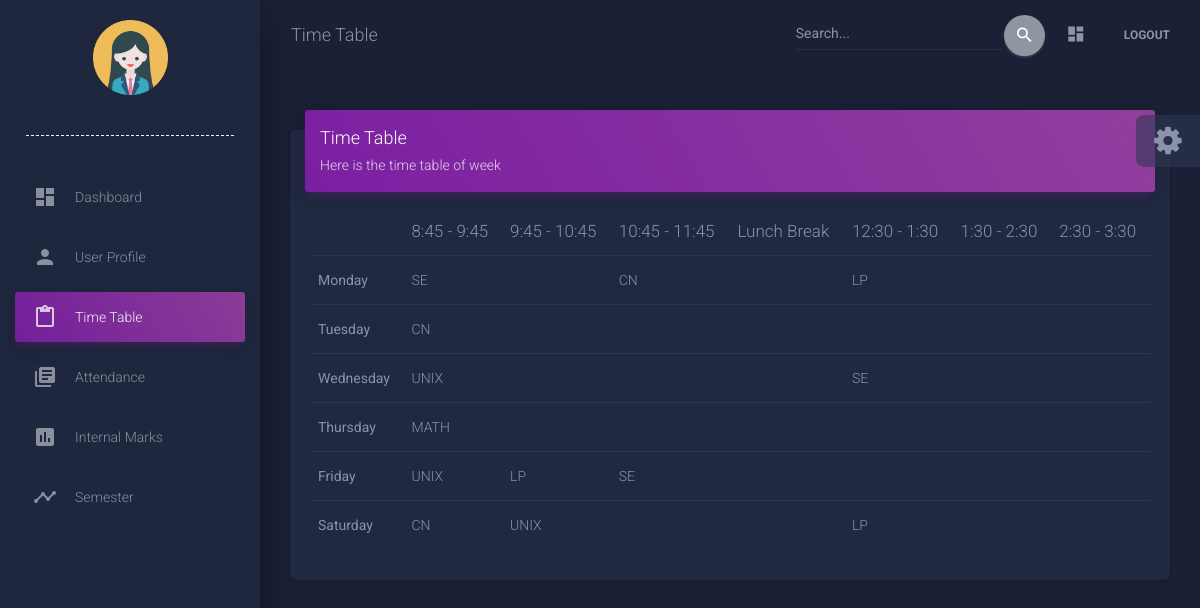
The page /info/student/CS5A/timetable/ (signed in) on the database its author committed.
### info/models.py (models this page shows, shortened)
class Course(models.Model):
    dept = models.ForeignKey(Dept, on_delete=models.CASCADE)
    id = models.CharField(primary_key='True', max_length=50)
    name = models.CharField(max_length=50)
    shortname = models.CharField(max_length=50, default='X')

### info/views.py (the view)
# urls.py: path('student/<slug:class_id>/timetable/', views.timetable, name='timetable'),
@login_required()
def timetable(request, class_id):
    asst = AssignTime.objects.filter(assign__class_id=class_id)
    matrix = [['' for i in range(8)] for j in range(6)]
    for i, d in enumerate(DAYS_OF_WEEK):
        t = 0
        for j in range(6):
            if j == 0:
                matrix[i][0] = d[0]
                continue
            if j == 4 : #or j == 8:
                continue
            try:
                a = asst.get(period=time_slots[t][0], day=d[0])
                matrix[i][j] = a.assign.course.shortname
            except AssignTime.DoesNotExist:
                pass
            t += 1
    context = {'matrix': matrix,
               'nbar': 'timetable',
               }
    return render(request, 'info/timetable.html', context)

### info/templates/info/timetable.html
{% extends 'info/basestudent.html' %}
{% block name %}Time Table {% endblock %}
{% block content %}
<div class="content">
        <div class="container-fluid">
          <div class="row">
            <div class="col-md-12">
              <div class="card">
                <div class="card-header card-header-primary">
                  <h4 class="card-title ">Time Table</h4>
                  <p class="card-category"> Here is the time table of week</p>
                </div>
                <div class="card-body">
                  <div class="table-responsive">
                      <table class="table">
                      <thead class="cf">
                            <tr>
                                <th>      </th>
                                <th>8:45 - 9:45</th>
                                <th>9:45 - 10:45</th>
                                <th>10:45 - 11:45</th>
                                <th>Lunch Break</th>
                                <th>12:30 - 1:30</th>
                                <th>1:30 - 2:30</th>
                                <th>2:30 - 3:30</th>
                            </tr>
                        </thead>
                        <tbody>
                            {% for i in matrix %}
                            <tr>
                                {% for j in i %}
                                    {% if forloop.counter == 1 %}
                                    <td><b>{{ j }}</b></td>
                                    {% else %}
                                    <td>{{ j }}</td>
                                    {% endif %}
                                {% endfor %}
                            </tr>
                            {% endfor %}
                        </tbody>
                    </table>
                </div>
            </div>
        </div>
    </div>
    {% endblock %}

### info/templates/info/basestudent.html (shortened to what this page needs)
{% load static %}
<!DOCTYPE html>
<html lang="en">
<head>
  <link rel="stylesheet" href="https://maxcdn.bootstrapcdn.com/font-awesome/latest/css/font-awesome.min.css">
  <link href="{% static 'assets/css/material-dashboard.css' %}" rel="stylesheet" />
  <link href="{% static 'assets/demo/demo.css' %}" rel="stylesheet" />
</head>
<body class="dark-edition">
  <div class="wrapper ">
    <div class="sidebar" data-color="purple" data-background-color="black" data-image="{% static 'assets/img/sidebar-2.jpg' %}">
      <p class="nav" align="center">
             {% if request.user.student.sex == "Male" %}
             <img src="{% static 'images/mike.jpg' %}" class="w3-circle" style="height:75px;width:75px" alt={{ request.user.student.name }}>
            {% else %}
             <img src="{% static 'images/girls.jpg' %}" class="w3-circle" style="height:75px;width:75px" alt={{ request.user.student.name }}>
            {%endif%}
         </p>
      <br>
<hr class="new2" style="width:80%;text-align:center;">
      <div class="sidebar-wrapper">
        <ul class="nav">
          <li class="nav-item {% if nbar == 'home' %}active{% endif %} ">
            <a class="nav-link" href="{% url 'index' %}">
              <i class="material-icons">dashboard</i>
              <p>Dashboard</p>
            </a>
          </li>
          <li class="nav-item {% if bar == 'Profile' %}active{% endif %}">
            <a class="nav-link" href="{% url 'profile' %}">
              <i class="material-icons">person</i>
              <p>User Profile</p>
            </a>
          </li>
          <li class="nav-item {% if nbar == 'timetable' %}active{% endif %}">
            <a class="nav-link" href="{% url 'timetable' request.user.student.class_id.id %}">
              <i class="material-icons">content_paste</i>
              <p>Time Table</p>
            </a>
          </li>
          <li class="nav-item {% if nbar == 'attendance' %}active{% endif %}">
            <a class="nav-link" href="{% url 'attendance' request.user.student.USN %}">
              <i class="material-icons">library_books</i>
              <p>Attendance</p>
            </a>
          </li>
          <li class="nav-item  {% if nbar == 'internal' %}active{% endif %}">
            <a class="nav-link" href="{% url 'marks_list' request.user.student.USN %}">
              <i class="material-icons">assessment</i>
              <p>Internal Marks</p>
            </a>
          </li>
          <li class="nav-item {% if nbar == 'semester' %}active{% endif %}">
            <a class="nav-link" href="{% url 'semester' request.user.student.USN %}">
              <i class="material-icons">timeline</i>
              <p>Semester</p>
            </a>
          </li>
        </ul>
      </div>
    </div>
         <div class="main-panel">
      <nav class="navbar navbar-expand-lg navbar-transparent navbar-absolute fixed-top " id="navigation-example">
        <div class="container-fluid">
          <div class="navbar-wrapper">
            <a class="navbar-brand" href="javascript:void(0)">{% block name%}{% endblock %}</a>
          </div>
          <div class="collapse navbar-collapse justify-content-end">
            <form class="navbar-form">
              <div class="input-group no-border">
                <input type="text" value="" class="form-control" placeholder="Search...">
                <button type="submit" class="btn btn-default btn-round btn-just-icon">
                  <i class="material-icons">search</i>
                  <div class="ripple-container"></div>
                </button>
              </div>
            </form>
            <ul class="navbar-nav">
              <li class="nav-item">
                <a class="nav-link" href="{% url 'dashboard' %}">
                  <i class="material-icons">dashboard</i>
                </a>
              </li>
              <li class="nav-item">
                <div class="collapse navbar-collapse" id="navbarResponsive">
          <ul class="navbar-nav ml-auto">
            <li class="nav-item">
              <a class="nav-link" href="#" data-toggle="modal" data-target="#logoutModal"><b>Logout</b></a>
            </li>
          </ul>
        </div>
              </li>
            </ul>
          </div>
        </div>
      </nav>
           <div class="fixed-plugin">
    <div class="dropdown show-dropdown">
      <a href="#" data-toggle="dropdown">
        <i class="fa fa-cog fa-2x"> </i>
      </a>
    </div>
  </div>
  {% block content%}
  {% endblock %}
</body>

### info/templates/info/basestudent.html (style rules this page uses)
hr.new2 { border-top: 1px dashed white; }

### rows shown on the page
Course: i "SE" "SE" "SE"
Course: i "CN" "CN" "CN"
Course: i "LP" "LP" "LP"
Course: i "UNIX" "UNIX" "UNIX"
Course: i "MATH"

### other values the page prints
{{ j }} "Monday" "Tuesday" "Wednesday" "Thursday" "Friday" "Saturday"
